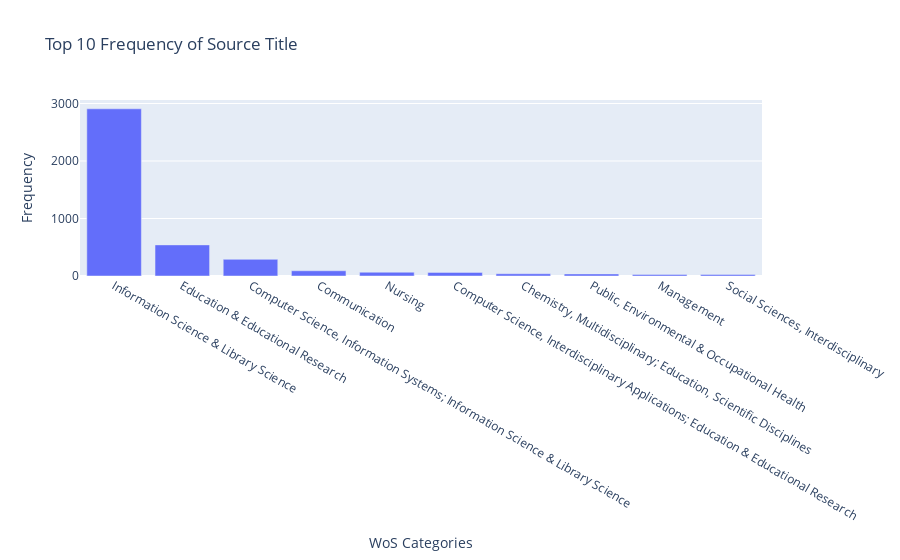

This figure's notebook cell:
### Code cell
top_10_frequency = frequency.nlargest(10, 'Frequency')
fig8 = px.bar(top_10_frequency, x='WoS Categories', y='Frequency', title='Top 10 Frequency of Source Title')
fig8.show()

### Figure 1 — Plotly figure (JSON) as saved in the notebook; plotly's stock layout.template omitted (floating-point values rounded to 4 significant figures)
{"data": [{"alignmentgroup": "True", "hovertemplate": "WoS Categories=%{x}<br>Frequency=%{y}<extra></extra>", "legendgroup": "", "marker": {"color": "#636efa", "pattern": {"shape": ""}}, "name": "", "offsetgroup": "", "orientation": "v", "showlegend": false, "textposition": "auto", "type": "bar", "x": ["Information Science & Library Science", "Education & Educational Research", "Computer Science, Information Systems; Information Science & Library Science", "Communication", "Nursing", "Computer Science, Interdisciplinary Applications; Education & Educational Research", "Chemistry, Multidisciplinary; Education, Scientific Disciplines", "Public, Environmental & Occupational Health", "Management", "Social Sciences, Interdisciplinary"], "xaxis": "x", "y": [2908, 541, 290, 91, 66, 63, 39, 36, 27, 27], "yaxis": "y"}], "layout": {"barmode": "relative", "legend": {"tracegroupgap": 0}, "title": {"text": "Top 10 Frequency of Source Title"}, "xaxis": {"anchor": "y", "domain": [0, 1], "title": {"text": "WoS Categories"}}, "yaxis": {"anchor": "x", "domain": [0, 1], "title": {"text": "Frequency"}}}}
